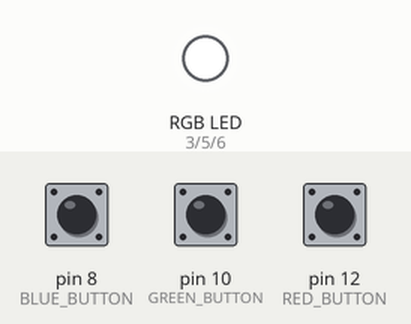
A sketch run on a simulated Arduino Uno, built with avr-gcc and run on an emulated ATmega328P. Parts: an RGB LED mixed from three pins (HIGH = lit). The inputs (shaded band) are chosen by the test bench; at power-on: pin 8 (BLUE_BUTTON) LOW, pin 10 (GREEN_BUTTON) LOW, pin 12 (RED_BUTTON) LOW.

Above: at 1.2 s.
1.3 s: pin 8 (BLUE_BUTTON) pulled HIGH for 0.15 s
At 1.37 s:
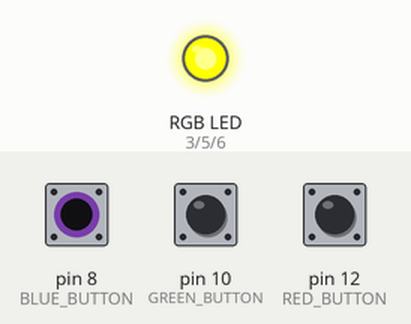
2.9 s: pin 10 (GREEN_BUTTON) pulled HIGH for 0.15 s
At 2.97 s:
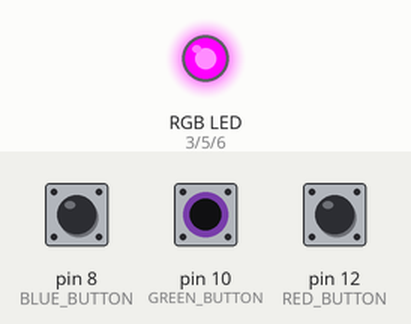
4.5 s: pin 12 (RED_BUTTON) pulled HIGH for 0.15 s
At 4.57 s:
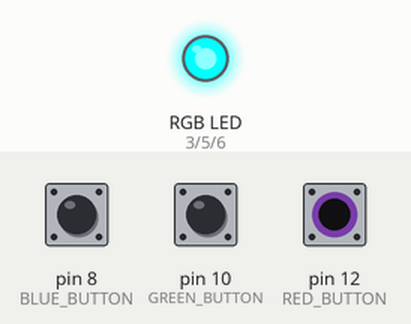
6.1 s: pin 12 (RED_BUTTON) pulled HIGH for 3.2 s
At 10.5 s:
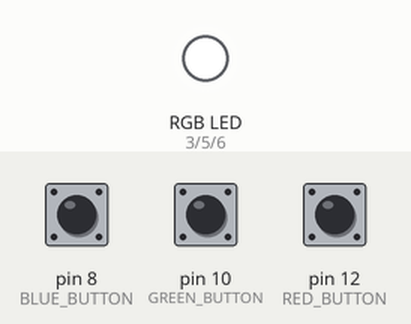
10.8 s: pin 8 (BLUE_BUTTON) pulled HIGH for 3.2 s
At 11.8 s:
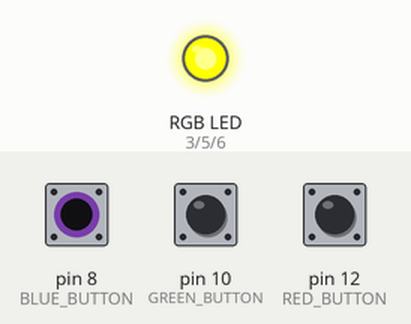
15.5 s: pin 8 (BLUE_BUTTON) driven HIGH and pin 10 (GREEN_BUTTON) driven HIGH
At 16.6 s:
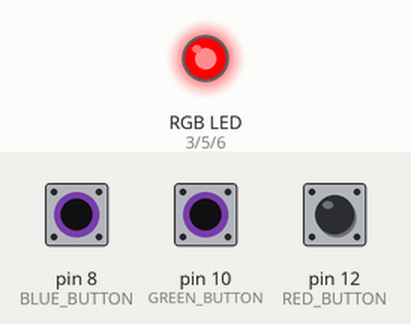
Timing chart, 0 to 18.0 s (numbered marks = the images above; inputs shaded):
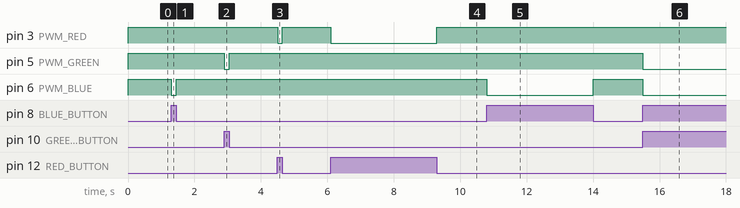

Measured:
- after the input at 1.3 s, pin 6 (PWM_BLUE): HIGH → LOW at once, → HIGH 0.15 s later
- after the input at 2.9 s, pin 5 (PWM_GREEN): HIGH → LOW at once, → HIGH 0.15 s later
- after the input at 4.5 s, pin 3 (PWM_RED): HIGH → LOW at once, → HIGH 0.15 s later
- after the input at 6.1 s, pin 3 (PWM_RED): HIGH → LOW at once, → HIGH 3.2 s later
- after the input at 10.8 s, pin 6 (PWM_BLUE): HIGH → LOW at once, → HIGH 3.2 s later
- after the input at 15.5 s, pin 5 (PWM_GREEN), pin 6 (PWM_BLUE): HIGH → LOW at once

The sketch:

CommonAnodePushButton.ino
```cpp
//
// Demo of RGB mixing using a Common-Anode LED, 3 Push-buttons
// Each Button will make the Common-Anode LED produce one of the RGB colours.
// When pressed in combination, it will cause the Common-Anode LED to produce Yellow, Cyan, Magenta and White colours.
//
// Author : Gautham R. Shenoy
//
//
//    Wiring:
//
//   Common-Anode LED :
//   Place in BB[j-5] : RED PIN    ---> Resistor (BB[i-5], BB[i-3]) --> Jumper wire : BB[f-3] to Arduino Pin ~3.
//            BB[j-6] : ANODE PIN  ---> Jumper Wire : BB[f-6] to BB[+ve rail]
//            BB[j-7] : GREEN PIN, ---> Resistor (BB[h-7], BB[h-9]) --> Jumper wire : BB[g-9] to Arduino Pin ~5.
//            BB[j-8] : BLUE PIN, ---> Resistor (BB[f-8], BB[f-14]) --> Jumper wire : BB[i-14] to Arduino Pin ~6.
//
//  Push-Button 1:
//        BB[e-30], BB[e-28], BB[f-30], BB[f-28]
//             Jumper Wire : BB[c-30] to BB[+ve rail], Jumper Wire : BB[c-28] to Arduino Pin 12, Resistor (BB[a-28], BB[-ve rail])
//  Push-Button 2:
//        BB[e-26], BB[e-24], BB[f-26], BB[f-24]
//             Jumper Wire : BB[c-26] to BB[+ve rail], Jumper Wire : BB[c-24] to Arduino Pin 10, Resistor (BB[a-24], BB[-ve rail])
//  Push-Button 3:
//        BB[e-22], BB[e-20], BB[f-22], BB[f-20]
//             Jumper Wire : BB[c-22] to BB[+ve rail], Jumper Wire : BB[c-20] to Arduino Pin  8, Resistor (BB[a-20], BB[-ve rail])
//Where BB = Breadboard.

#define PWM_RED  3
#define PWM_GREEN  5
#define PWM_BLUE  6

#define RED_BUTTON 12
#define GREEN_BUTTON 10
#define BLUE_BUTTON 8

// In the case of CommonAnode LED, the data-pins are connected to the Cathodes.
// Hence we need to subtract the desired value from 255 to obtain the corresponding colour
// This is a helper function.
byte anodeValue(byte val) {
  return (255 - val);
}

void setup() {
  // The RGB PINs of the Anode-LED are the Outpus
  pinMode(PWM_RED, OUTPUT);
  pinMode(PWM_GREEN, OUTPUT);
  pinMode(PWM_BLUE, OUTPUT);

  // The Three pushbuttons should be treated as Inputs.
  pinMode(RED_BUTTON, INPUT);
  pinMode(GREEN_BUTTON, INPUT);
  pinMode(BLUE_BUTTON, INPUT);

}

// Helper function to program the Common-Anode LED with the desired RGB values.
void lightAnodeLED(byte red, byte green, byte blue)
{
  analogWrite(PWM_RED, anodeValue(red));
  analogWrite(PWM_GREEN, anodeValue(green));
  analogWrite(PWM_BLUE, anodeValue(blue));
}

void loop() {
  int red, green, blue;

  int red_pressed = digitalRead(RED_BUTTON);
  int green_pressed = digitalRead(GREEN_BUTTON);
  int blue_pressed = digitalRead(BLUE_BUTTON);

  if (red_pressed)
    red = 255;
  else
    red = 0;

  if (green_pressed)
    green = 255;
  else
    green = 0;

  if (blue_pressed)
    blue = 255;
  else
    blue = 0;

  lightAnodeLED(red, green, blue); //Make the Anode LED glow with the desired colour
}
```
